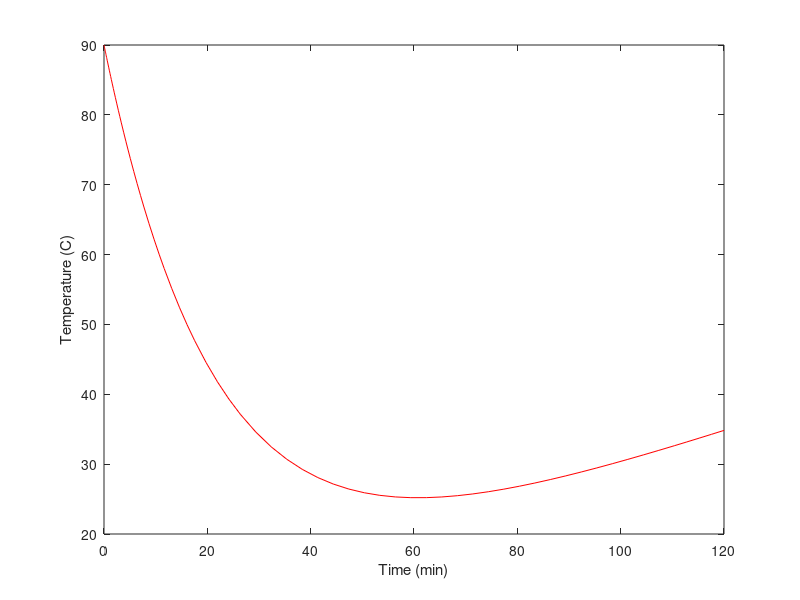

MATLAB code to generate this figure:
% Solving the ODE T'(t) = -0.045(T(t) - (10+0.25t))

% Define the ODE
f = @(t, T) -0.045*(T - (10 + 0.25*t)); % righthand side of ODE
tspan = [0, 120]; % time span
T0 = 90; % initial condition

% Call ode45
[t, T] = ode45(f, tspan, T0);

% Plot the results
figure
plot(t, T, "r-")
xlabel("Time (min)")
ylabel("Temperature (C)")
